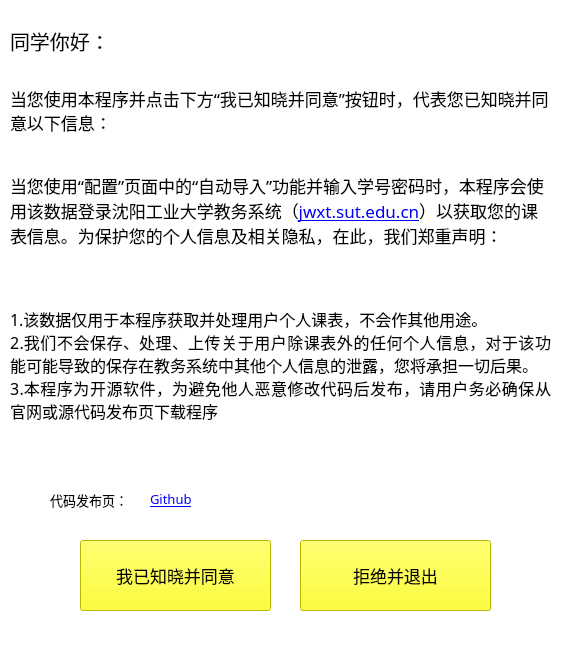
<?xml version="1.0" encoding="UTF-8"?>
<ui version="4.0">
 <class>declare</class>
 <widget class="QWidget" name="declare">
  <property name="geometry">
   <rect>
    <x>0</x>
    <y>0</y>
    <width>572</width>
    <height>672</height>
   </rect>
  </property>
  <property name="font">
   <font>
    <pointsize>13</pointsize>
   </font>
  </property>
  <property name="windowTitle">
   <string>Form</string>
  </property>
  <property name="styleSheet">
   <string notr="true">background-color: rgb(255, 255, 255);</string>
  </property>
  <widget class="QPushButton" name="BTN_AGREE">
   <property name="geometry">
    <rect>
     <x>80</x>
     <y>540</y>
     <width>191</width>
     <height>71</height>
    </rect>
   </property>
   <property name="font">
    <font>
     <family>MaoKenTangYuan (beta)</family>
     <pointsize>13</pointsize>
    </font>
   </property>
   <property name="styleSheet">
    <string notr="true">background-color: rgb(255, 255, 0);</string>
   </property>
   <property name="text">
    <string>我已知晓并同意</string>
   </property>
   <property name="flat">
    <bool>false</bool>
   </property>
  </widget>
  <widget class="QPushButton" name="pushButton">
   <property name="geometry">
    <rect>
     <x>300</x>
     <y>540</y>
     <width>191</width>
     <height>71</height>
    </rect>
   </property>
   <property name="font">
    <font>
     <family>MaoKenTangYuan (beta)</family>
     <pointsize>13</pointsize>
    </font>
   </property>
   <property name="styleSheet">
    <string notr="true">background-color: rgb(255, 255, 0);</string>
   </property>
   <property name="text">
    <string>拒绝并退出</string>
   </property>
   <property name="flat">
    <bool>false</bool>
   </property>
  </widget>
  <widget class="QLabel" name="label">
   <property name="geometry">
    <rect>
     <x>10</x>
     <y>20</y>
     <width>211</width>
     <height>41</height>
    </rect>
   </property>
   <property name="font">
    <font>
     <family>MaoKenTangYuan (beta)</family>
     <pointsize>15</pointsize>
    </font>
   </property>
   <property name="text">
    <string>同学你好：</string>
   </property>
  </widget>
  <widget class="QLabel" name="label_2">
   <property name="geometry">
    <rect>
     <x>10</x>
     <y>70</y>
     <width>541</width>
     <height>81</height>
    </rect>
   </property>
   <property name="font">
    <font>
     <family>MaoKenTangYuan (beta)</family>
     <pointsize>13</pointsize>
    </font>
   </property>
   <property name="text">
    <string>当您使用本程序并点击下方“我已知晓并同意”按钮时，代表您已知晓并同意以下信息：</string>
   </property>
   <property name="wordWrap">
    <bool>true</bool>
   </property>
  </widget>
  <widget class="QLabel" name="label_3">
   <property name="geometry">
    <rect>
     <x>10</x>
     <y>150</y>
     <width>541</width>
     <height>121</height>
    </rect>
   </property>
   <property name="font">
    <font>
     <family>MaoKenTangYuan (beta)</family>
     <pointsize>13</pointsize>
    </font>
   </property>
   <property name="text">
    <string>        当您使用“配置”页面中的“自动导入”功能并输入学号密码时，本程序会使用该数据登录沈阳工业大学教务系统（&lt;a href=&quot;http://jwxt.sut.edu.cn&quot;&gt;jwxt.sut.edu.cn&lt;/a&gt;）以获取您的课表信息。为保护您的个人信息及相关隐私，在此，我们郑重声明：</string>
   </property>
   <property name="wordWrap">
    <bool>true</bool>
   </property>
   <property name="openExternalLinks">
    <bool>true</bool>
   </property>
  </widget>
  <widget class="QLabel" name="label_4">
   <property name="geometry">
    <rect>
     <x>10</x>
     <y>260</y>
     <width>541</width>
     <height>211</height>
    </rect>
   </property>
   <property name="font">
    <font>
     <family>MaoKenTangYuan (beta)</family>
     <pointsize>12</pointsize>
    </font>
   </property>
   <property name="text">
    <string>&lt;html&gt;&lt;head/&gt;&lt;body&gt;&lt;p align=&quot;justify&quot;&gt;1.该数据仅用于本程序获取并处理用户个人课表，不会作其他用途。&lt;br/&gt;2.我们不会保存、处理、上传关于用户除课表外的任何个人信息，对于该功能可能导致的保存在教务系统中其他个人信息的泄露，您将承担一切后果。&lt;br/&gt;3.本程序为开源软件，为避免他人恶意修改代码后发布，请用户务必确保从官网或源代码发布页下载程序&lt;/p&gt;&lt;/body&gt;&lt;/html&gt;</string>
   </property>
   <property name="wordWrap">
    <bool>true</bool>
   </property>
  </widget>
  <widget class="QLabel" name="label_5">
   <property name="geometry">
    <rect>
     <x>50</x>
     <y>490</y>
     <width>91</width>
     <height>20</height>
    </rect>
   </property>
   <property name="font">
    <font>
     <family>MaoKenTangYuan (beta)</family>
     <pointsize>10</pointsize>
    </font>
   </property>
   <property name="text">
    <string>代码发布页：</string>
   </property>
  </widget>
  <widget class="QLabel" name="label_6">
   <property name="geometry">
    <rect>
     <x>150</x>
     <y>490</y>
     <width>69</width>
     <height>19</height>
    </rect>
   </property>
   <property name="font">
    <font>
     <family>MaoKenTangYuan (beta)</family>
     <pointsize>10</pointsize>
    </font>
   </property>
   <property name="styleSheet">
    <string notr="true">color: rgb(0, 170, 255);</string>
   </property>
   <property name="text">
    <string>&lt;a href=&quot;https://github.com/xiefujiang/class_reminder&quot;&gt;Github&lt;/a&gt;</string>
   </property>
   <property name="openExternalLinks">
    <bool>true</bool>
   </property>
  </widget>
 </widget>
 <resources/>
 <connections/>
</ui>
